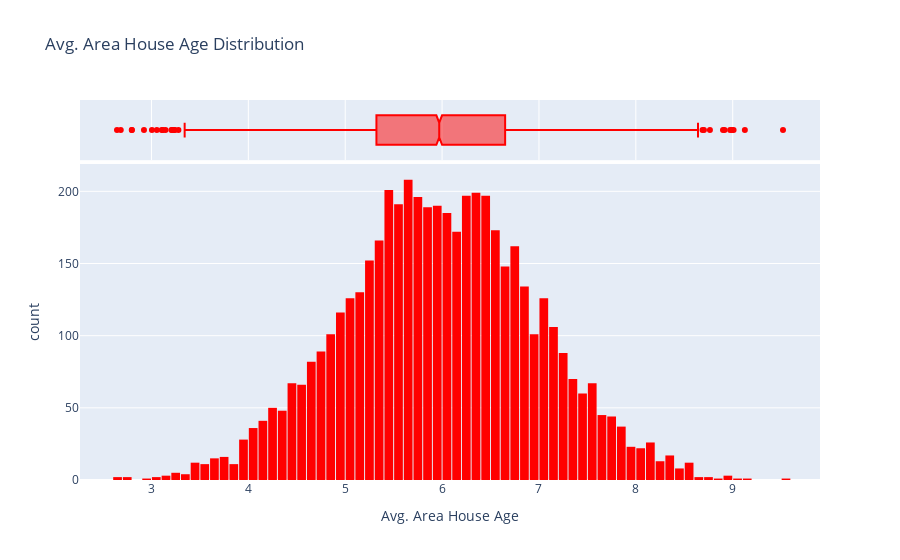

Write notebook code for a chart like this one.
### Code cell
fig = px.histogram(dataset_df, x='Avg. Area House Age', marginal='box', title='Avg. Area House Age Distribution', color_discrete_sequence=['red'])
fig.update_layout(bargap=0.1)
fig.show()

### Figure 1 — Plotly figure (JSON) as saved in the notebook; plotly's stock layout.template omitted (floating-point values rounded to 4 significant figures; data arrays with more than 128 entries replaced by an {"elided": "..."} marker saying what was removed)
{"data": [{"alignmentgroup": "True", "bingroup": "x", "hovertemplate": "Avg. Area House Age=%{x}<br>count=%{y}<extra></extra>", "legendgroup": "", "marker": {"color": "red", "pattern": {"shape": ""}}, "name": "", "offsetgroup": "", "orientation": "v", "showlegend": false, "type": "histogram", "x": {"elided": "5000 float values"}, "xaxis": "x", "yaxis": "y"}, {"alignmentgroup": "True", "hovertemplate": "Avg. Area House Age=%{x}<extra></extra>", "legendgroup": "", "marker": {"color": "red"}, "name": "", "notched": true, "offsetgroup": "", "showlegend": false, "type": "box", "x": {"elided": "5000 float values"}, "xaxis": "x2", "yaxis": "y2"}], "layout": {"bargap": 0.1, "barmode": "relative", "legend": {"tracegroupgap": 0}, "title": {"text": "Avg. Area House Age Distribution"}, "xaxis": {"anchor": "y", "domain": [0, 1], "title": {"text": "Avg. Area House Age"}}, "xaxis2": {"anchor": "y2", "domain": [0, 1], "matches": "x", "showgrid": true, "showticklabels": false}, "yaxis": {"anchor": "x", "domain": [0, 0.8316], "title": {"text": "count"}}, "yaxis2": {"anchor": "x2", "domain": [0.8416, 1], "matches": "y2", "showgrid": false, "showline": false, "showticklabels": false, "ticks": ""}}}
